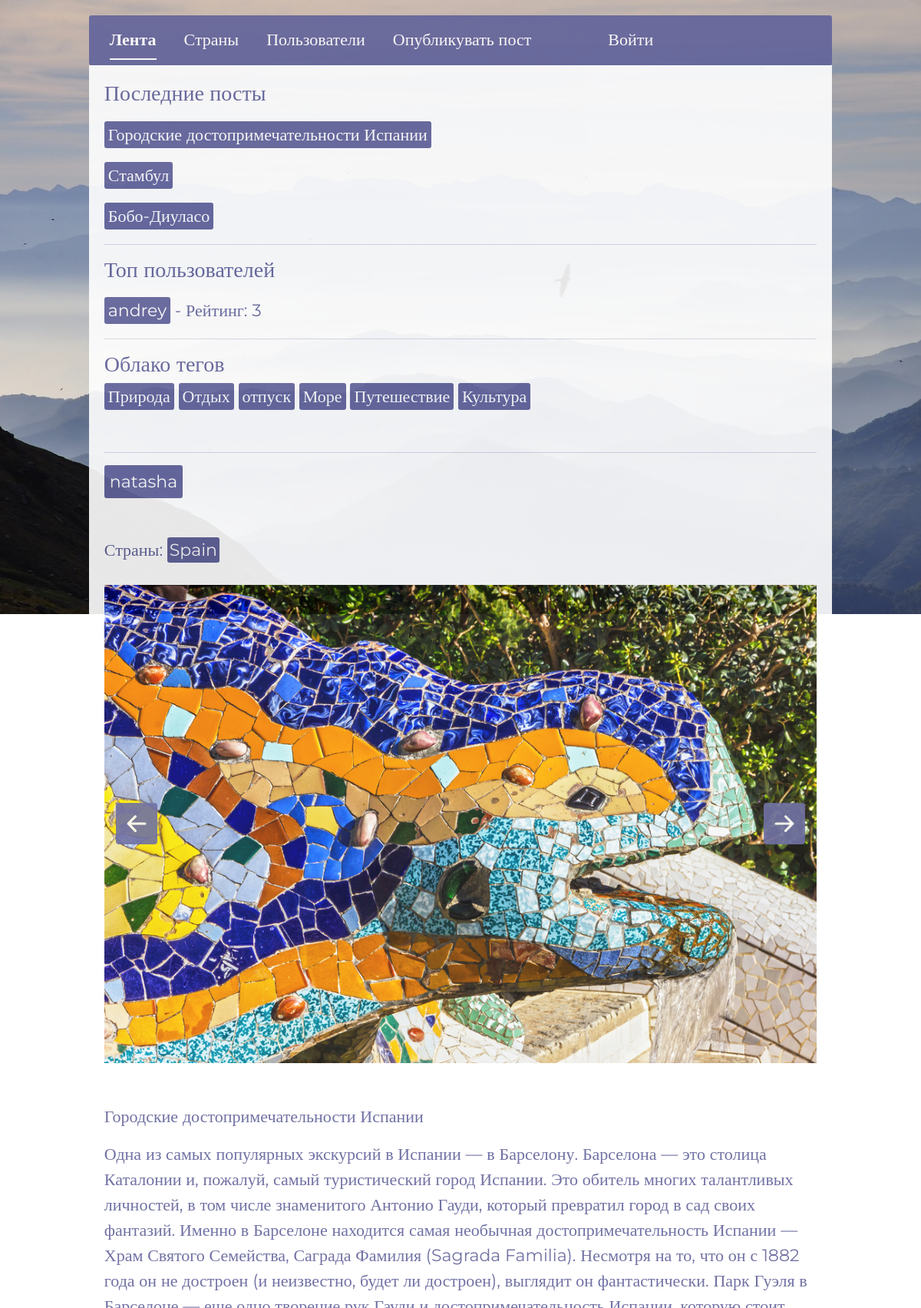
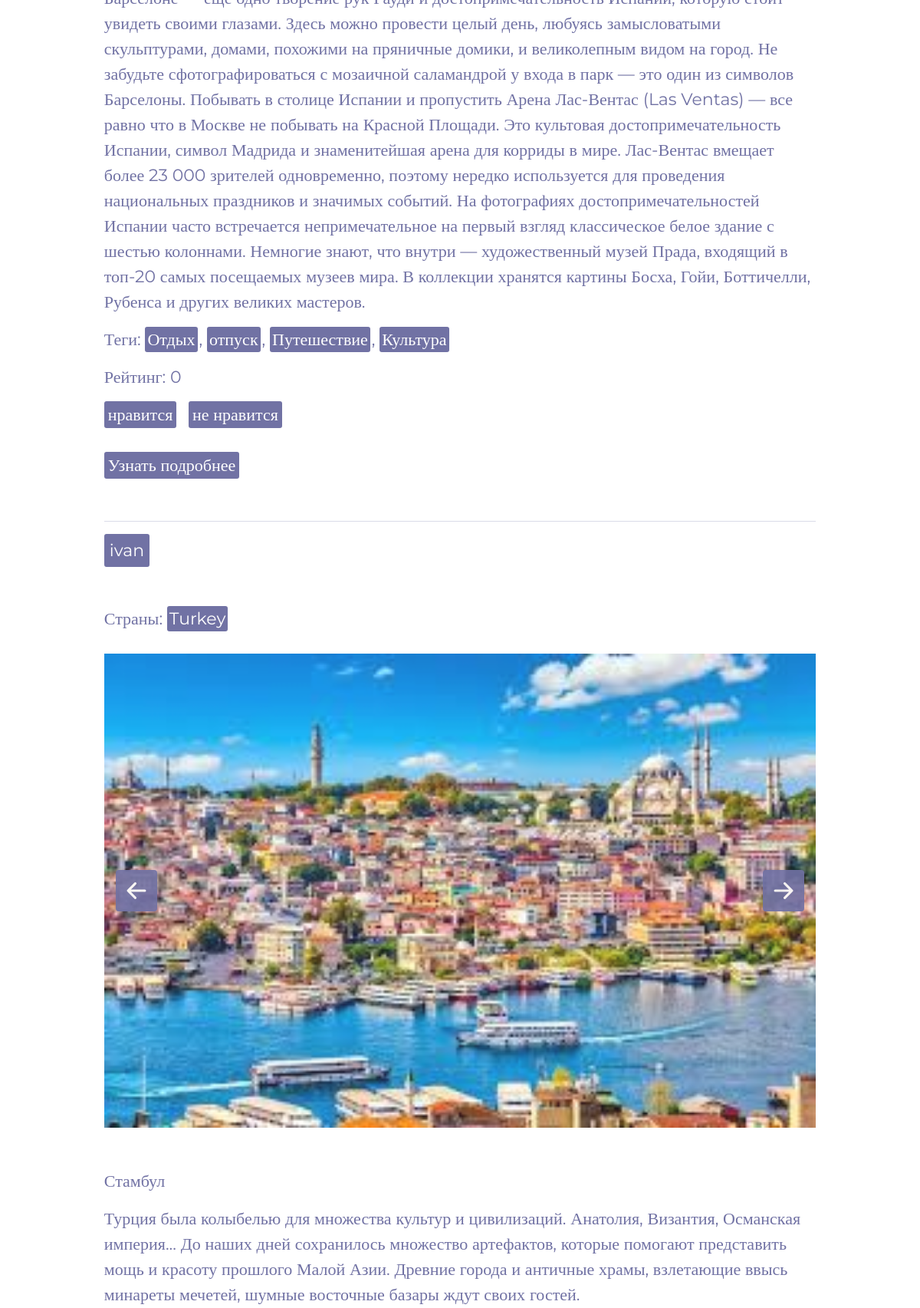
The page / (upper part) on the database its author committed (2 pictures, top to bottom).
### user/models.py (models this page shows, shortened)
class Post(models.Model):
    create_date = models.DateTimeField(auto_now_add=True)
    author = models.ForeignKey(User, on_delete=models.CASCADE,  verbose_name='Автор', blank=False, null=True, related_name='posts')
    countries = models.ManyToManyField(Country, blank=False, verbose_name="Страны")
    subject = models.CharField(max_length=255, blank=False, null=True, verbose_name='Тема')
    body = models.TextField(validators=[MinLengthValidator(3)], blank=False, null=True, verbose_name='Тело поста')
    photos = models.ManyToManyField(Photo, blank=True, verbose_name='Фотографии')
    tags = models.ManyToManyField(Tag, blank=True, verbose_name='Теги')
    rating = models.IntegerField(default=0, verbose_name='Рейтинг')
    last_lifted_at = models.DateTimeField(null=True, blank=True, verbose_name='Последнее время поднятия')
    class Meta:
        verbose_name = 'Пост'
        verbose_name_plural = 'Посты'

class Profile(models.Model):
    user = models.OneToOneField(User, on_delete=models.CASCADE, verbose_name='Пользователь')
    countries_interest = models.ManyToManyField(Country, blank=True, verbose_name="Интересующие страны")
    post_count = models.IntegerField(default=0, verbose_name='Количество постов')
    followers = models.ManyToManyField(User, related_name='following', blank=True, verbose_name='Подписчики')
    followers_count = models.IntegerField(default=0, verbose_name='Количество подписчиков')
    is_create = models.BooleanField(default=True, verbose_name='Создавать посты')
    is_blocked = models.BooleanField(default=False, verbose_name='Заблокирован')
    class Meta:
        verbose_name = 'Профиль'
        verbose_name_plural = 'Профили'

class Tag(models.Model):
    name = models.CharField(max_length=50, verbose_name='Тег')
    class Meta:
        verbose_name = 'Тег'
        verbose_name_plural = 'Теги'

class Photo(models.Model):
    image = models.ImageField(upload_to='post_photos/', validators=[validate_image_size], verbose_name='Фото')
    class Meta:
        verbose_name = 'Фото'
        verbose_name_plural = 'Фотки'

### country/models.py (models this page shows, shortened)
class Country(models.Model):
    name = models.CharField(max_length=255, verbose_name='Название страны')
    top_level_domain = models.CharField(max_length=255, blank=True, verbose_name='Топ-уровневый домен')
    alpha2_code = models.CharField(max_length=255, blank=True, verbose_name='Двухбуквенный код страны')
    alpha3_code = models.CharField(max_length=255, blank=True, verbose_name='Трехбуквенный код страны')
    calling_code = models.CharField(max_length=255, blank=True, verbose_name='Телефонный код')
    capital = models.CharField(max_length=255, blank=True, verbose_name='Столица')
    alt_spellings = models.TextField(blank=True, verbose_name='Альтернативные написания')
    region = models.CharField(max_length=255, blank=True, verbose_name='Регион')
    class Meta:
        verbose_name = 'Страна'
        verbose_name_plural = 'Страны'

### user/views.py (the view)
# urls.py: path('', views.index, name='index')
def index(request):
    active_link = 'index'
    is_authenticated_user = request.user.is_authenticated
    if is_authenticated_user:
        try:
            profile = Profile.objects.get(user=request.user)
        except Profile.DoesNotExist:
            return redirect('login')
        posts = Post.objects.filter(
            Q(countries__in=profile.countries_interest.all()) |
            Q(author__in=profile.followers.all())
        ).annotate(
            last_lifted_at_value=Coalesce('last_lifted_at', Value(datetime.min))  # Заменяем None на минимальную дату
        ).distinct().order_by('-last_lifted_at_value', '-create_date')  # Сортировка по last_lifted_at и затем по create_date
        for post in posts:
            post.is_following = post.author.profile.followers.filter(id=request.user.id).exists()
        paginator = Paginator(posts, 10)
        page_number = request.GET.get('page')
        page_obj = paginator.get_page(page_number)
        context = {
            'posts': page_obj,
            'active_link': active_link,
            'is_authenticated_user': is_authenticated_user
        }
        return render(request, "user/index.html", context)
    else:
        posts = Post.objects.all().order_by('-create_date')[:10]
        context = {
            'posts': posts,
            'active_link': active_link,
            'is_authenticated_user': is_authenticated_user
        }
        return render(request, "user/index.html", context)

### user/context_processors.py (called while the page is built)
def global_context(request):
    latest_posts = Post.objects.order_by('-create_date')[:3]
    tag_cloud = Tag.objects.all()
    top_users = Profile.objects.annotate(
        posts_count=Count('user__posts'),
        total_rating=Sum('user__posts__rating')
    ).filter(total_rating__gt=0).order_by('-total_rating')[:5]
    return {
        'latest_posts': latest_posts,
        'tag_cloud': tag_cloud,
        'top_users': top_users,
    }

### templates/user/index.html (shortened to what this page needs)
{% extends 'base.html' %}
{% block extra_css %}
    {% load static %}
    <link href="https://cdn.jsdelivr.net/npm/bootstrap@5.3.0-alpha1/dist/css/bootstrap.min.css" rel="stylesheet">
    <link rel="stylesheet" href="{% static 'css/index.css' %}">
{% endblock %}
{% block content %}
    <div id="wrapper">
        <div id="index-nav">
            <ul class="nav nav-underline">
              <li class="nav-item" id="index-nav-item">
                <a id="index-link" class="nav-link active" aria-current="page" href="{% url 'index' %}">Лента</a>
              </li>
              <li class="nav-item" id="index-nav-item">
                <a id="index-link" class="nav-link" href="{% url 'country_list_view' %}">Страны</a>
              </li>
              <li class="nav-item" id="index-nav-item">
                <a id="index-link" class="nav-link" href="{% url 'profiles' %}">Пользователи</a>
              </li>
              <li class="nav-item" id="index-nav-item">
                <a id="index-link" class="nav-link" href="{% url 'create_post' %}">Опубликувать пост</a>
              </li>
              {% if user.is_authenticated %}
                <li class="nav-item" id="index-nav-item">
                    <a id="index-link" class="nav-link" href="{% url 'profile_detail' user.id %}">{{user.username}}</a>
                </li>
                <li class="nav-item" id="index-nav-item">
                    <a id="index-link" class="nav-link" href="{% url 'logout' %}">Выйти</a>
                </li>
              {% else %}
                <li class="nav-item" id="index-nav-item">
                    <a id="index-link" class="nav-link" href="{% url 'login' %}">Войти</a>
                </li>
              {% endif %}
            </ul>
        </div>
        <div id="lenta">
            {% include 'commom_info.html' %}
        </div>
        {% if active_link == 'index' %}
            {% for post in posts %}
                    <div id="lenta">
                        <hr>
                        <div id="author">
                            <a href="{% url 'profile_detail' post.author.id %}">{{post.author }}</a>
                    </div>
                    <br>
                    <div id="country">
                        {% if post.countries.exists %}
                            <p>Страны:
                                {% for country in post.countries.all %}
                                <a href="{% url 'country_detail' country.id %}">{{ country.name }}</a>{% if not forloop.last %} {% endif %}
                                {% endfor %}
                            </p>
                        {% else %}
                            <p>Страны не указаны</p>
                        {% endif %}
                    </div>
                    <div id="img">
                        {% if post.photos.exists %}
                            <img src="{{ post.photos.first.image.url }}" alt="photo">
                        {% else %}
                                <p>Фотографии не загружены</p>
                        {% endif %}
                        {% if post.photos.count > 1 %}
                            <div class="button-container">
                                <a href="{{ post.photos.last.image.url }}">
                                    <svg xmlns="http://www.w3.org/2000/svg" width="50" height="50" fill="#fff" class="bi bi-arrow-left-short" viewBox="0 0 16 16">
                                        <path fill-rule="#fff" d="M12 8a.5.5 0 0 1-.5.5H5.707l2.147 2.146a.5.5 0 0 1-.708.708l-3-3a.5.5 0 0 1 0-.708l3-3a.5.5 0 1 1 .708.708L5.707 7.5H11.5a.5.5 0 0 1 .5.5z"/>
                                    </svg>
                                </a>
                                <a href="{{ post.photos.last.image.url }}">
                                    <svg xmlns="http://www.w3.org/2000/svg" width="50  " height="50" fill="#fff" class="bi bi-arrow-right-short" viewBox="0 0 16 16">
                                        <path fill-rule="#fff" d="M4 8a.5.5 0 0 1 .5-.5h5.793L8.146 5.354a.5.5 0 1 1 .708-.708l3 3a.5.5 0 0 1 0 .708l-3 3a.5.5 0 0 1-.708-.708L10.293 8.5H4.5A.5.5 0 0 1 4 8z"/>
                                    </svg>
                                </a>
                            </div>
                        {% endif %}
                    </div>
                    <br>
                    <div id="subject">
                        <p>
                            {{post.subject }}
                        </p>
                    </div>
                    <div id="info-text">
                        <p>
                            {{post.body }}
                        </p>
                    </div>
                    <div id="teg">
                        {% if post.countries.exists %}
                            <p>Теги:
                                {% for tag in post.tags.all %}
                                <a href="{% url 'posts_by_tag' tag.id %}">{{ tag.name }}</a>{% if not forloop.last %}, {% endif %}
                                {% endfor %}
                            </p>
                        {% else %}
                            <p>Теги не указаны</p>
                        {% endif %}
                    </div>
                    <div id="rating-{{ post.id }}">
                        <p>Рейтинг: <span class="rating-value">{{ post.rating }}</span></p>
                        {% if post.author != request.user %}
                            <div class="rating-buttons">
                                <a href="#" class="increase-rating" data-post-id="{{ post.id }}">нравится</a>
                                <a href="#" class="decrease-rating" data-post-id="{{ post.id }}">не нравится</a>
                            </div>
                        {% endif %}
                    </div>
                    <br>
                    <div id="detail-post-link">
                        <a href="{% url 'post_detail' post.id %}">Узнать подробнее</a>
                    </div>
                </div>
            {% endfor %}
        {% endif %}
    </div>
{% endblock %}

### templates/commom_info.html
<div id="top-info">
    <h3>Последние посты</h3>
    {% for post in latest_posts %}
        <div id="link_posts">
            <a href="{% url 'post_detail' post.id %}">{{post.subject}}</a>
        </div>
    {% endfor %}
    <hr>
    <h3>Топ пользователей</h3>
    {% for user in top_users %}
        <div id="link_users">
            <a href="{% url 'profile_detail' user.user.id %}">{{user.user.username}}</a> - Рейтинг: {{ user.total_rating }}
        </div>
    {% endfor %}
    <hr>
    <h3>Облако тегов</h3>
    {% for tag in tag_cloud %}
        <div id="tags">
            <a href="{% url 'posts_by_tag' tag.id %}">{{tag.name}}</a>
        </div>
    {% endfor %}
</div>

### static/css/base.css (style rules this page uses)
x1html, body, div, span, applet, object, iframe, h1, h2, h3, h4, h5, h6, p, blockquote, pre, a, abbr, acronym, address, big, cite, code, del, dfn, em, img, ins, kbd, q, s, samp, small, strike, strong, sub, sup, tt, var, b, u, i, center, dl, dt, dd, ol, ul, li, fieldset, form, label, legend, table, caption, tbody, tfoot, thead, tr, th, td, article, aside, canvas, details, embed, figure, figcaption, footer, header, hgroup, menu, nav, output, ruby, section, summary, time, mark, audio, video { margin: 0; padding: 0; border: 0; font-size: 100%; font: inherit; vertical-align: baseline; }
body { line-height: 1; }
ol, ul { list-style: none; }
html { box-sizing: border-box; }
*, *::before, *::after { box-sizing: inherit; }
#body { height: auto !important; background-image: url(../img/mountains-3699372_1280.jpg); background-repeat: no-repeat; background-size: cover; font-family: 'Montserrat'; font-size: 22px; font-weight: 400; color:#000000; display: flex; justify-content: center; align-items: center; }
#wrapper { display: flex; flex-direction: column; align-items: center; justify-content: center; margin: 0 auto; padding: 20px; }
#wrapper #index-nav { width: 90%; height: auto; background-color: #62639B; padding: 5px; border-radius: 3px; border: 2px solid #62639B; text-align: center; opacity: 0.9; }
#lenta { width: 90%; background-color: white; opacity: 0.9; padding: 20px; color: #62639B; }
#author { display: flex; justify-content: space-between; align-items: center; margin-bottom: 10px; }
#author a { margin-right: 20px; text-decoration: none; color: white; background-color: #62639B; padding: 3px 5px; border-radius: 3px; border: 2px solid #62639B; }
#index-nav-item { margin-left: 20px; }
#index-link { color: white; }
.rating-buttons a { color: white; background-color: #62639B; text-decoration: none; padding: 4px 5px; border-radius: 3px; margin-right: 10px; }
#detail-post-link a { text-decoration: none; color: white; background-color: #62639B; padding: 4px 5px; border-radius: 3px; }
#top-info div { margin-top: 20px; margin-bottom: 20px; }
#top-info div a { text-decoration: none; color: white; background-color: #62639B; padding: 4px 5px; border-radius: 3px; }
#top-info #tags { display: inline; }
#country p { line-height: 50px }
#country a { text-decoration: none; color: white; background-color: #62639B; padding: 3px 3px; border-radius: 3px; margin-right: 2px; }
#img { display: flex; justify-content: center; align-items: center; position: relative; margin: 20px 0; }
#img img { width: 100%; height: auto; object-fit: cover; }
#teg a { text-decoration: none; color: white; background-color: #62639B; padding: 3px 3px; border-radius: 3px; margin-right: 2px; }
.button-container { display: flex; position: absolute; top: 50%; transform: translateY(-50%); width: 100%; justify-content: space-between; }
.button-container a { margin: 0 15px; background-color: #62639B; opacity: 0.9; border-radius: 4px; border: 2px solid #62639B; }

### static/css/index.css (style rules this page uses)
#index-nav { display: flex; justify-content: flex-start; }
#index-nav ul { width: 100%; display: flex; align-items: center; }
#img { display: flex; justify-content: center; align-items: center; position: relative; margin: 20px 0; }
#img img { width: 100%; height: auto; object-fit: cover; }
.button-container { display: flex; position: absolute; top: 50%; transform: translateY(-50%); width: 100%; justify-content: space-between; }
.button-container a { margin: 0 15px; background-color: #62639B; opacity: 0.9; border-radius: 4px; border: 2px solid #62639B; }
.rating-buttons a { color: white; background-color: #62639B; text-decoration: none; padding: 4px 5px; border-radius: 3px; margin-right: 10px; }

### rows shown on the page
Post: subject "Городские достопримечательности Испании", author "natasha", photos.first.image (picture), body "Одна из самых популярных экскурсий в Испании — в Барселону. Барселона — это столица Каталонии и, пожалуй, самый туристический город Испании. Это обитель многих талантливых личностей, в том числе знаменитого Антонио Гауди, который превратил город в сад своих фантазий. Именно в Барселоне находится самая необычная достопримечательность Испании — Храм Святого Семейства, Саграда Фамилия (Sagrada Familia). Несмотря на то, что он с 1882 года он не достроен (и неизвестно, будет ли достроен), выглядит он фантастически. Парк Гуэля в Барселоне — еще одно творение рук Гауди и достопримечательность Испании, которую стоит увидеть своими глазами. Здесь можно провести целый день, любуясь замысловатыми…", rating "0"
Post: subject "Стамбул", author "ivan", photos.first.image (picture), body "Турция была колыбелью для множества культур и цивилизаций. Анатолия, Византия, Османская империя... До наших дней сохранилось множество артефактов, которые помогают представить мощь и красоту прошлого Малой Азии. Древние города и античные храмы, взлетающие ввысь минареты мечетей, шумные восточные базары ждут своих гостей."
Post: subject "Бобо-Диуласо"
Profile: user.username "andrey", total_rating "3"
Tag: name "Природа"
Tag: name "Отдых"
Tag: name "отпуск"
Tag: name "Море"
Tag: name "Путешествие"
Tag: name "Культура"
Country: name "Spain"
Country: name "Turkey"
